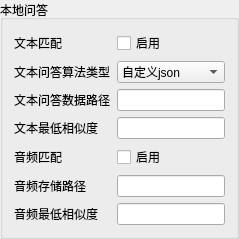
                <widget class="QGroupBox" name="groupBox_local_qa">
                 <property name="title">
                  <string>本地问答</string>
                 </property>
                 <layout class="QGridLayout" name="gridLayout_51">
                  <item row="0" column="0">
                   <layout class="QGridLayout" name="gridLayout_50">
                    <item row="4" column="0">
                     <widget class="QLabel" name="label_local_qa_audio_enable">
                      <property name="text">
                       <string>音频匹配</string>
                      </property>
                     </widget>
                    </item>
                    <item row="0" column="0">
                     <widget class="QLabel" name="label_local_qa_text_enable">
                      <property name="text">
                       <string>文本匹配</string>
                      </property>
                     </widget>
                    </item>
                    <item row="0" column="1">
                     <widget class="QCheckBox" name="checkBox_local_qa_text_enable">
                      <property name="text">
                       <string>启用</string>
                      </property>
                     </widget>
                    </item>
                    <item row="2" column="1">
                     <widget class="QLineEdit" name="lineEdit_local_qa_text_file_path"/>
                    </item>
                    <item row="6" column="0">
                     <widget class="QLabel" name="label_local_qa_audio_similarity">
                      <property name="text">
                       <string>音频最低相似度</string>
                      </property>
                     </widget>
                    </item>
                    <item row="4" column="1">
                     <widget class="QCheckBox" name="checkBox_local_qa_audio_enable">
                      <property name="text">
                       <string>启用</string>
                      </property>
                     </widget>
                    </item>
                    <item row="3" column="0">
                     <widget class="QLabel" name="label_local_qa_text_similarity">
                      <property name="text">
                       <string>文本最低相似度</string>
                      </property>
                     </widget>
                    </item>
                    <item row="5" column="1">
                     <widget class="QLineEdit" name="lineEdit_local_qa_audio_file_path"/>
                    </item>
                    <item row="5" column="0">
                     <widget class="QLabel" name="label_local_qa_audio_file_path">
                      <property name="text">
                       <string>音频存储路径</string>
                      </property>
                     </widget>
                    </item>
                    <item row="2" column="0">
                     <widget class="QLabel" name="label_local_qa_text_file_path">
                      <property name="text">
                       <string>文本问答数据路径</string>
                      </property>
                     </widget>
                    </item>
                    <item row="3" column="1">
                     <widget class="QLineEdit" name="lineEdit_local_qa_text_similarity"/>
                    </item>
                    <item row="6" column="1">
                     <widget class="QLineEdit" name="lineEdit_local_qa_audio_similarity"/>
                    </item>
                    <item row="1" column="0">
                     <widget class="QLabel" name="label_local_qa_text_type">
                      <property name="text">
                       <string>文本问答算法类型</string>
                      </property>
                     </widget>
                    </item>
                    <item row="1" column="1">
                     <widget class="QComboBox" name="comboBox_local_qa_text_type">
                      <item>
                       <property name="text">
                        <string>自定义json</string>
                       </property>
                      </item>
                      <item>
                       <property name="text">
                        <string>一问一答</string>
                       </property>
                      </item>
                     </widget>
                    </item>
                   </layout>
                  </item>
                 </layout>
                </widget>
